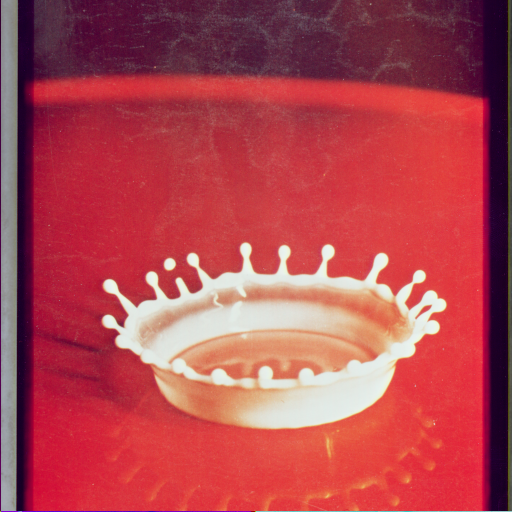
#> input picture notebooks/opencv/opencv_files/4.2.01.tiff, 512 x 512 px
$ jupyter execute opencv.ipynb   (shell and % lines are left out)
#> lines starting #> are read from the running program, lines starting #| are printed output that depends on the picture; after the words box and inside, x2 and y2 are one past the last pixel; in counts of white or black regions, pixels touching at a corner belong together
# Open CV

OpenCV (Open Source Computer Vision Library) is a library of thousands of algorithms for various applications in computer vision and machine learning. It has C++, C, Python, Java and MATLAB interfaces and supports Windows, Linux, Android and Mac OS. In this tutorial, we will explain basic features of this library, including the implementation of a simple example.

## Overview

OpenCV has countless functions for image and videos processing. The pipeline starts with reading the
images, low-level operations on pixel values, preprocessing e.g. denoising, and then multiple steps of
higher-level operations which vary depending on the application. OpenCV covers the whole pipeline,
especially providing a large set of library functions for high-level operations.
A simpler library for image processing in Python is
cipy's multi-dimensional image processing package (scipy.ndimage).

## Installation Linux

OpenCV for Python can be installed on Linux in multiple ways, namely PyPI(Python Package Index),
Linux package manager (apt-get for Ubuntu), Conda package manager, and also building from source.
You are recommended to use PyPI. Here's the command that you need to run:

    $  pip install opencv-python

This was tested on Ubuntu 16.04 with a fresh Python 3.6 virtual environment. In order to test,
import the module in Python command line:

    >>> import cv2

If it does not raise an error, it is installed correctly. Otherwise, try to solve the error.

## Instalation Windows

For installation on Windows, see:

* https://docs.opencv.org/3.0-beta/doc/py_tutorials/py_setup/py_setup_in_windows/py_setup_in_windows.html#install-opencv-python-in-windows.

Note that building from source can take a long time and may not be feasible for deploying to
limited platforms such as Raspberry Pi.

## Instalation OSX Python 3

Careful this installs some libraries system wide. If you do not like this, do not use OpenCV on OSX

    pyenv shell system
    brew install opencv

    pyenv virtualenv 3.6.2 OPENCV
    cd ~/.pyenv/versions/OPENCV/lib/python3.6/site-packages/
    ln -fs /usr/local/Cellar/opencv/3.3.1_1/lib/python3.6/site-packages/cv2.cpython-36m-darwin.so cv2.cpython-36m-darwin.so
    pyenv activate OPENCV
    pip install numpy
    pip install matplotlib
    pip install jupyter

Next, we need to activate OpenCV by adding it to the path.

[cell 1]
import os, sys
from os.path import expanduser
os.path
home = expanduser("~")
sys.path.append('/usr/local/Cellar/opencv/3.3.1_1/lib/python3.6/site-packages/')
sys.path.append(home + '/.pyenv/versions/OPENCV/lib/python3.6/site-packages/')

[cell 2]
import cv2
cv2.__version__

## Install libraries

## A Simple Example
In this example, an image is loaded. A simple processing is performed, and the result is written to a new image.

### Loading an image

[cell 3]
import cv2

# Load an image
img = cv2.imread('opencv_files/4.2.01.tiff')
#> img is the input picture: shape (512, 512, 3); mean B, G, R 79.9, 70.5, 176.3
# The image was downloaded from USC standard database:
# http://sipi.usc.edu/database/database.php?volume=misc&image=9

### Displaying the image

The image is saved in a numpy array. Each pixel is represented with 3 values (R,G,B). This provides you with access to manipulate the image at the level of single pixels.
You can display the image using imshow function as well as Matplotlib's imshow function.

[cell 4]
# You can display the image using imshow function:
# cv2.imshow('Original',img)
# cv2.waitKey(0)
# cv2.destroyAllWindows()

[cell 5]
# Or you can use Matplotlib
import matplotlib.pyplot as plt
# If you have not installed Matplotlib before, install it using: pip install matplotlib

plt.imshow(img)

### Scaling and Rotation

Scaling (resizing) the image relative to different axis

[cell 6]
res = cv2.resize(img,None,fx=1.2, fy=0.7, interpolation = cv2.INTER_CUBIC)
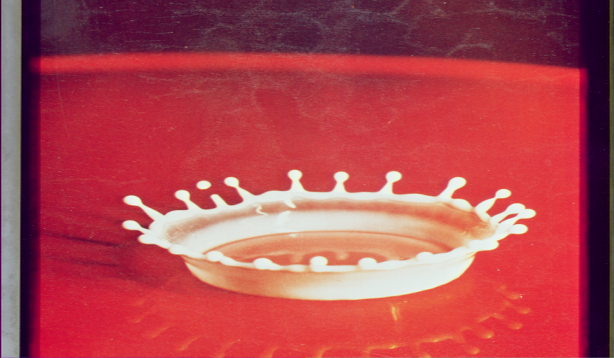
#> res: shape (358, 614, 3); mean B, G, R 79.8, 70.5, 176.4
plt.imshow(res)

Rotation of the image for an angle of t

[cell 7]
rows,cols,_ = img.shape
#> rows = 512; cols = 512
t = 45
M = cv2.getRotationMatrix2D((cols/2,rows/2),t,1)
dst = cv2.warpAffine(img,M,(cols,rows))
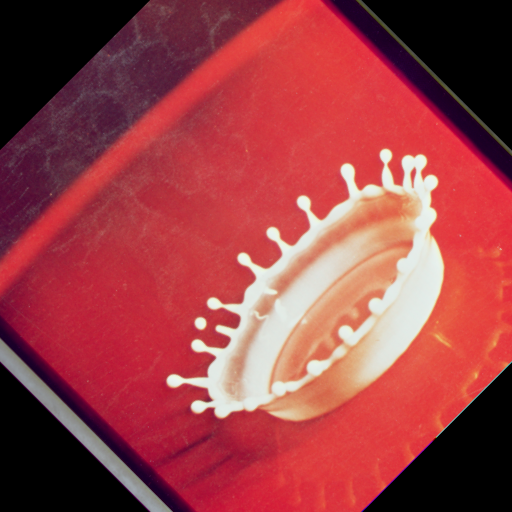
#> dst: shape (512, 512, 3); mean B, G, R 68.9, 63.7, 154.4

plt.imshow(dst)

### Gray-scaling

[cell 8]
img2 = cv2.cvtColor(img, cv2.COLOR_BGR2GRAY)
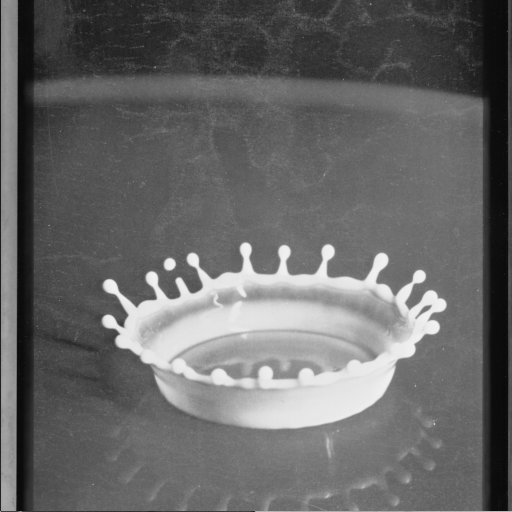
#> img2: shape (512, 512); min 9, max 242, mean 103.2
plt.imshow(img2, cmap='gray')

### Histogram of grey values

[cell 9]
plt.hist(img.ravel(),256,[0,256]); plt.show()
#> after `plt.hist(img.ravel(), 256, [0, 256])`:
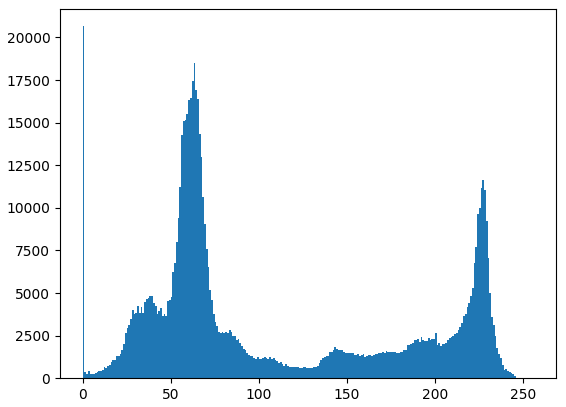
#> figure drawn by matplotlib, 1 panel; tallest bar 20662 high, from x = 0 to 1

### Histogram of color values

[cell 10]
color = ('b','g','r')
for i,col in enumerate(color):
    histr = cv2.calcHist([img],[i],None,[256],[0,256])
    plt.plot(histr,color = col)
    plt.xlim([0,256])
plt.show()
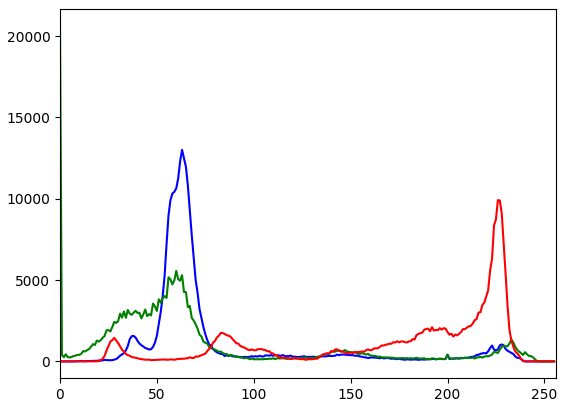
#> figure drawn by matplotlib, 1 panel; curve peaks at x = 63, y = 13009; curve peaks at x = 0, y = 20661; curve peaks at x = 226, y = 9917

### Image Thresholding

[cell 11]
ret,thresh = cv2.threshold(img2,127,255,cv2.THRESH_BINARY)
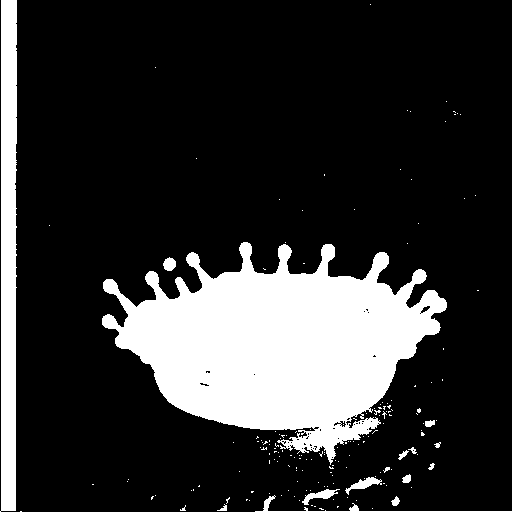
#> thresh: shape (512, 512); 19.6% white; 172 white regions (157 under 20 px), largest, box (x1, y1, x2, y2) and area: (102, 242, 447, 465) 41757, (0, 0, 17, 512) 7818, (255, 495, 512, 512) 401
plt.subplot(1,2,1), plt.imshow(img2, cmap='gray')
plt.subplot(1,2,2), plt.imshow(thresh, cmap='gray')

### Edge Detection
Edge detection using Canny edge detection algorithm

[cell 12]
edges = cv2.Canny(img2,100,200)
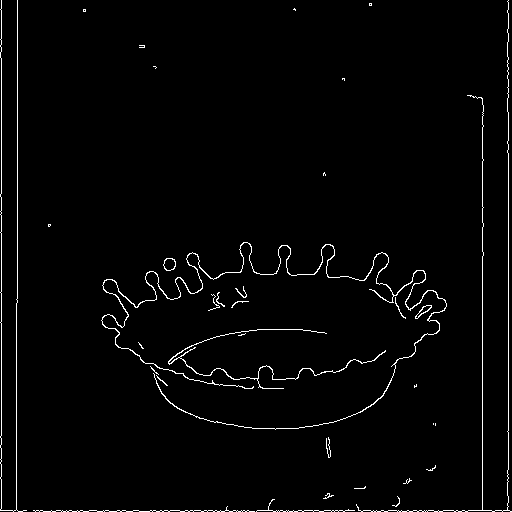
#> edges: shape (512, 512); 2% white in thin lines or dots

plt.subplot(121),plt.imshow(img2,cmap = 'gray')
plt.subplot(122),plt.imshow(edges,cmap = 'gray')
